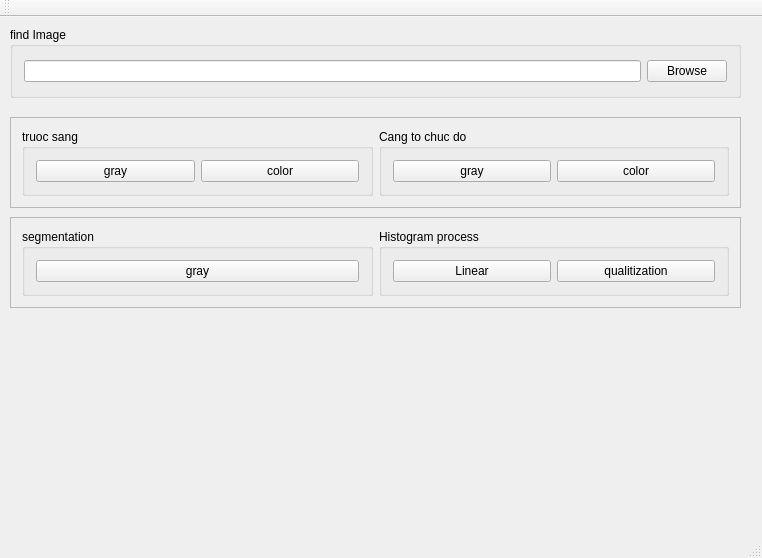
<?xml version="1.0" encoding="UTF-8"?>
<ui version="4.0">
 <class>MainWindow</class>
 <widget class="QMainWindow" name="MainWindow">
  <property name="geometry">
   <rect>
    <x>0</x>
    <y>0</y>
    <width>762</width>
    <height>558</height>
   </rect>
  </property>
  <property name="windowTitle">
   <string>MainWindow</string>
  </property>
  <widget class="QWidget" name="centralWidget">
   <widget class="QGroupBox" name="groupBox">
    <property name="geometry">
     <rect>
      <x>10</x>
      <y>10</y>
      <width>731</width>
      <height>71</height>
     </rect>
    </property>
    <property name="title">
     <string>find Image</string>
    </property>
    <layout class="QHBoxLayout" name="horizontalLayout">
     <item>
      <widget class="QLineEdit" name="il_filePath"/>
     </item>
     <item>
      <widget class="QPushButton" name="btn_find_path">
       <property name="text">
        <string>Browse</string>
       </property>
      </widget>
     </item>
    </layout>
   </widget>
   <widget class="QFrame" name="frame">
    <property name="geometry">
     <rect>
      <x>10</x>
      <y>100</y>
      <width>731</width>
      <height>91</height>
     </rect>
    </property>
    <property name="frameShape">
     <enum>QFrame::StyledPanel</enum>
    </property>
    <property name="frameShadow">
     <enum>QFrame::Raised</enum>
    </property>
    <layout class="QHBoxLayout" name="horizontalLayout_2">
     <item>
      <widget class="QGroupBox" name="groupBox_2">
       <property name="title">
        <string>truoc sang</string>
       </property>
       <layout class="QHBoxLayout" name="horizontalLayout_4">
        <item>
         <widget class="QPushButton" name="btn_his_slide_gray">
          <property name="text">
           <string>gray</string>
          </property>
         </widget>
        </item>
        <item>
         <widget class="QPushButton" name="btn_his_slide_color">
          <property name="text">
           <string>color</string>
          </property>
         </widget>
        </item>
       </layout>
      </widget>
     </item>
     <item>
      <widget class="QGroupBox" name="groupBox_3">
       <property name="title">
        <string>Cang to chuc do</string>
       </property>
       <layout class="QHBoxLayout" name="horizontalLayout_3">
        <item>
         <widget class="QPushButton" name="btn_his_stretch_gray">
          <property name="text">
           <string>gray</string>
          </property>
         </widget>
        </item>
        <item>
         <widget class="QPushButton" name="btn_his_stretch_color">
          <property name="text">
           <string>color</string>
          </property>
         </widget>
        </item>
       </layout>
      </widget>
     </item>
    </layout>
   </widget>
   <widget class="QFrame" name="frame_2">
    <property name="geometry">
     <rect>
      <x>10</x>
      <y>200</y>
      <width>731</width>
      <height>91</height>
     </rect>
    </property>
    <property name="frameShape">
     <enum>QFrame::StyledPanel</enum>
    </property>
    <property name="frameShadow">
     <enum>QFrame::Raised</enum>
    </property>
    <layout class="QHBoxLayout" name="horizontalLayout_6">
     <item>
      <widget class="QGroupBox" name="groupBox_4">
       <property name="title">
        <string>segmentation</string>
       </property>
       <layout class="QVBoxLayout" name="verticalLayout">
        <item>
         <widget class="QPushButton" name="btn_segmentation_gray">
          <property name="text">
           <string>gray</string>
          </property>
         </widget>
        </item>
       </layout>
      </widget>
     </item>
     <item>
      <widget class="QGroupBox" name="groupBox_5">
       <property name="title">
        <string>Histogram process</string>
       </property>
       <layout class="QHBoxLayout" name="horizontalLayout_5">
        <item>
         <widget class="QPushButton" name="btn_linear">
          <property name="text">
           <string>Linear</string>
          </property>
         </widget>
        </item>
        <item>
         <widget class="QPushButton" name="btn_Qualitization_gray">
          <property name="text">
           <string>qualitization</string>
          </property>
         </widget>
        </item>
       </layout>
      </widget>
     </item>
    </layout>
   </widget>
  </widget>
  <widget class="QMenuBar" name="menuBar">
   <property name="geometry">
    <rect>
     <x>0</x>
     <y>0</y>
     <width>762</width>
     <height>23</height>
    </rect>
   </property>
  </widget>
  <widget class="QToolBar" name="mainToolBar">
   <attribute name="toolBarArea">
    <enum>TopToolBarArea</enum>
   </attribute>
   <attribute name="toolBarBreak">
    <bool>false</bool>
   </attribute>
  </widget>
  <widget class="QStatusBar" name="statusBar"/>
 </widget>
 <layoutdefault spacing="6" margin="11"/>
 <resources/>
 <connections/>
</ui>
